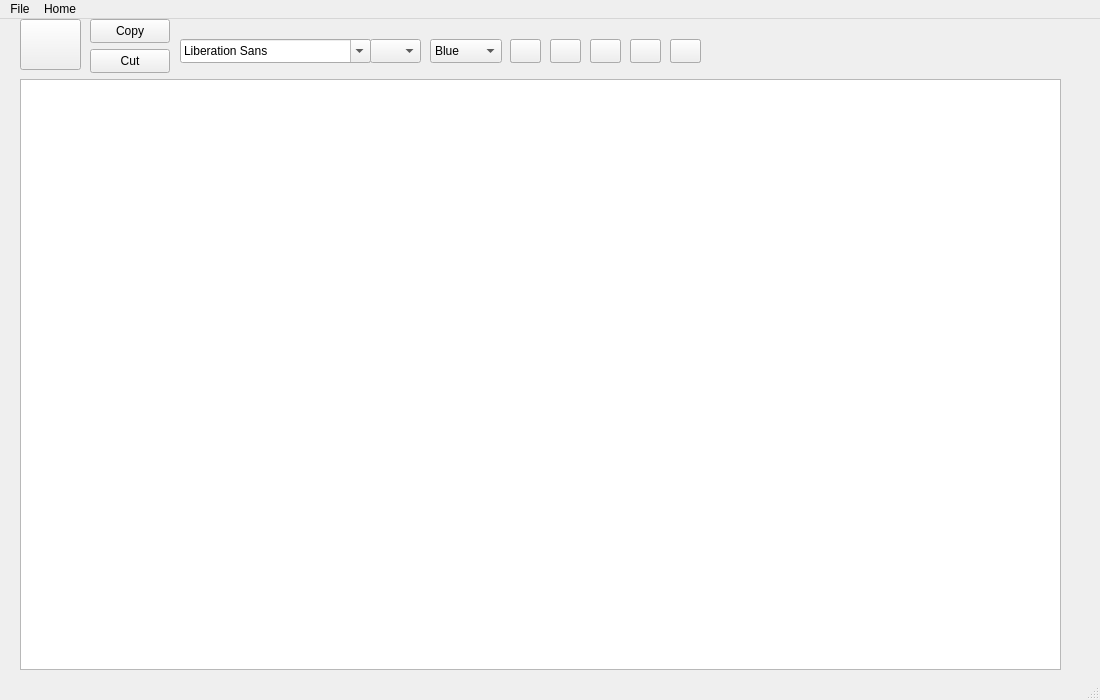
<?xml version="1.0" encoding="UTF-8"?>
<ui version="4.0">
 <class>NotePad</class>
 <widget class="QMainWindow" name="NotePad">
  <property name="geometry">
   <rect>
    <x>0</x>
    <y>0</y>
    <width>1100</width>
    <height>700</height>
   </rect>
  </property>
  <property name="windowTitle">
   <string>NotePad</string>
  </property>
  <widget class="QWidget" name="centralwidget">
   <widget class="QTextEdit" name="textEdit">
    <property name="geometry">
     <rect>
      <x>20</x>
      <y>60</y>
      <width>1041</width>
      <height>591</height>
     </rect>
    </property>
    <property name="styleSheet">
     <string notr="true">font-size: 16px;</string>
    </property>
   </widget>
   <widget class="QFontComboBox" name="fontComboBox">
    <property name="geometry">
     <rect>
      <x>180</x>
      <y>20</y>
      <width>191</width>
      <height>24</height>
     </rect>
    </property>
   </widget>
   <widget class="QComboBox" name="comboBox">
    <property name="geometry">
     <rect>
      <x>370</x>
      <y>20</y>
      <width>51</width>
      <height>24</height>
     </rect>
    </property>
   </widget>
   <widget class="QComboBox" name="color">
    <property name="geometry">
     <rect>
      <x>430</x>
      <y>20</y>
      <width>72</width>
      <height>24</height>
     </rect>
    </property>
    <property name="placeholderText">
     <string/>
    </property>
    <item>
     <property name="text">
      <string>Blue</string>
     </property>
    </item>
    <item>
     <property name="text">
      <string>Yellow</string>
     </property>
    </item>
    <item>
     <property name="text">
      <string>Green</string>
     </property>
    </item>
    <item>
     <property name="text">
      <string>Brown</string>
     </property>
    </item>
    <item>
     <property name="text">
      <string>Black</string>
     </property>
    </item>
    <item>
     <property name="text">
      <string>Red</string>
     </property>
    </item>
    <item>
     <property name="text">
      <string>Cyan</string>
     </property>
    </item>
    <item>
     <property name="text">
      <string>More</string>
     </property>
    </item>
   </widget>
   <widget class="QPushButton" name="bold_button">
    <property name="geometry">
     <rect>
      <x>510</x>
      <y>20</y>
      <width>31</width>
      <height>24</height>
     </rect>
    </property>
    <property name="text">
     <string/>
    </property>
    <property name="icon">
     <iconset resource="resources.qrc">
      <normaloff>:/imgs/imgs/bold_icon.png</normaloff>:/imgs/imgs/bold_icon.png</iconset>
    </property>
   </widget>
   <widget class="QPushButton" name="bold_button_2">
    <property name="geometry">
     <rect>
      <x>510</x>
      <y>20</y>
      <width>31</width>
      <height>24</height>
     </rect>
    </property>
    <property name="text">
     <string/>
    </property>
    <property name="icon">
     <iconset resource="resources.qrc">
      <normaloff>:/imgs/imgs/bold_icon.png</normaloff>:/imgs/imgs/bold_icon.png</iconset>
    </property>
   </widget>
   <widget class="QPushButton" name="underline_button">
    <property name="geometry">
     <rect>
      <x>550</x>
      <y>20</y>
      <width>31</width>
      <height>24</height>
     </rect>
    </property>
    <property name="text">
     <string/>
    </property>
    <property name="icon">
     <iconset resource="resources.qrc">
      <normaloff>:/imgs/imgs/underline_icon.png</normaloff>:/imgs/imgs/underline_icon.png</iconset>
    </property>
    <property name="iconSize">
     <size>
      <width>22</width>
      <height>22</height>
     </size>
    </property>
   </widget>
   <widget class="QPushButton" name="underline_button_2">
    <property name="geometry">
     <rect>
      <x>550</x>
      <y>20</y>
      <width>31</width>
      <height>24</height>
     </rect>
    </property>
    <property name="text">
     <string/>
    </property>
    <property name="icon">
     <iconset resource="resources.qrc">
      <normaloff>:/imgs/imgs/underline_icon.png</normaloff>:/imgs/imgs/underline_icon.png</iconset>
    </property>
    <property name="iconSize">
     <size>
      <width>22</width>
      <height>22</height>
     </size>
    </property>
   </widget>
   <widget class="QPushButton" name="center_button">
    <property name="geometry">
     <rect>
      <x>590</x>
      <y>20</y>
      <width>31</width>
      <height>24</height>
     </rect>
    </property>
    <property name="text">
     <string/>
    </property>
    <property name="icon">
     <iconset resource="resources.qrc">
      <normaloff>:/imgs/imgs/center_icon.png</normaloff>:/imgs/imgs/center_icon.png</iconset>
    </property>
   </widget>
   <widget class="QPushButton" name="italic_button">
    <property name="geometry">
     <rect>
      <x>630</x>
      <y>20</y>
      <width>31</width>
      <height>24</height>
     </rect>
    </property>
    <property name="text">
     <string/>
    </property>
    <property name="icon">
     <iconset resource="resources.qrc">
      <normaloff>:/imgs/imgs/italic_icon.png</normaloff>:/imgs/imgs/italic_icon.png</iconset>
    </property>
   </widget>
   <widget class="QPushButton" name="center_button_2">
    <property name="geometry">
     <rect>
      <x>590</x>
      <y>20</y>
      <width>31</width>
      <height>24</height>
     </rect>
    </property>
    <property name="text">
     <string/>
    </property>
    <property name="icon">
     <iconset resource="resources.qrc">
      <normaloff>:/imgs/imgs/center_icon.png</normaloff>:/imgs/imgs/center_icon.png</iconset>
    </property>
   </widget>
   <widget class="QPushButton" name="italic_button_2">
    <property name="geometry">
     <rect>
      <x>630</x>
      <y>20</y>
      <width>31</width>
      <height>24</height>
     </rect>
    </property>
    <property name="text">
     <string/>
    </property>
    <property name="icon">
     <iconset resource="resources.qrc">
      <normaloff>:/imgs/imgs/italic_icon.png</normaloff>:/imgs/imgs/italic_icon.png</iconset>
    </property>
   </widget>
   <widget class="QPushButton" name="linethrough">
    <property name="geometry">
     <rect>
      <x>670</x>
      <y>20</y>
      <width>31</width>
      <height>24</height>
     </rect>
    </property>
    <property name="text">
     <string/>
    </property>
    <property name="icon">
     <iconset resource="resources.qrc">
      <normaloff>:/imgs/imgs/linethrough_icon.png</normaloff>:/imgs/imgs/linethrough_icon.png</iconset>
    </property>
    <property name="iconSize">
     <size>
      <width>23</width>
      <height>23</height>
     </size>
    </property>
   </widget>
   <widget class="QPushButton" name="linethrough_2">
    <property name="geometry">
     <rect>
      <x>670</x>
      <y>20</y>
      <width>31</width>
      <height>24</height>
     </rect>
    </property>
    <property name="text">
     <string/>
    </property>
    <property name="icon">
     <iconset resource="resources.qrc">
      <normaloff>:/imgs/imgs/linethrough_icon.png</normaloff>:/imgs/imgs/linethrough_icon.png</iconset>
    </property>
    <property name="iconSize">
     <size>
      <width>23</width>
      <height>23</height>
     </size>
    </property>
   </widget>
   <widget class="QPushButton" name="paste_button">
    <property name="geometry">
     <rect>
      <x>20</x>
      <y>0</y>
      <width>61</width>
      <height>51</height>
     </rect>
    </property>
    <property name="text">
     <string/>
    </property>
    <property name="icon">
     <iconset resource="resources.qrc">
      <normaloff>:/imgs/imgs/paste_icon.png</normaloff>:/imgs/imgs/paste_icon.png</iconset>
    </property>
    <property name="iconSize">
     <size>
      <width>40</width>
      <height>40</height>
     </size>
    </property>
   </widget>
   <widget class="QPushButton" name="copy_button">
    <property name="geometry">
     <rect>
      <x>90</x>
      <y>0</y>
      <width>80</width>
      <height>24</height>
     </rect>
    </property>
    <property name="text">
     <string>Copy</string>
    </property>
    <property name="icon">
     <iconset resource="resources.qrc">
      <normaloff>:/imgs/imgs/copy_icon.png</normaloff>:/imgs/imgs/copy_icon.png</iconset>
    </property>
   </widget>
   <widget class="QPushButton" name="cut_button">
    <property name="geometry">
     <rect>
      <x>90</x>
      <y>30</y>
      <width>80</width>
      <height>24</height>
     </rect>
    </property>
    <property name="text">
     <string>Cut</string>
    </property>
    <property name="icon">
     <iconset resource="resources.qrc">
      <normaloff>:/imgs/imgs/cut_icon.png</normaloff>:/imgs/imgs/cut_icon.png</iconset>
    </property>
   </widget>
   <zorder>linethrough_2</zorder>
   <zorder>italic_button_2</zorder>
   <zorder>center_button_2</zorder>
   <zorder>underline_button_2</zorder>
   <zorder>bold_button_2</zorder>
   <zorder>italic_button</zorder>
   <zorder>center_button</zorder>
   <zorder>underline_button</zorder>
   <zorder>bold_button</zorder>
   <zorder>textEdit</zorder>
   <zorder>fontComboBox</zorder>
   <zorder>comboBox</zorder>
   <zorder>color</zorder>
   <zorder>linethrough</zorder>
   <zorder>paste_button</zorder>
   <zorder>copy_button</zorder>
   <zorder>cut_button</zorder>
  </widget>
  <widget class="QMenuBar" name="menubar">
   <property name="geometry">
    <rect>
     <x>0</x>
     <y>0</y>
     <width>1100</width>
     <height>21</height>
    </rect>
   </property>
   <widget class="QMenu" name="menuFile">
    <property name="title">
     <string>File</string>
    </property>
    <addaction name="actionSave"/>
    <addaction name="actionSave_As"/>
    <addaction name="actionExit"/>
   </widget>
   <widget class="QMenu" name="menuHome">
    <property name="title">
     <string>Home</string>
    </property>
   </widget>
   <addaction name="menuFile"/>
   <addaction name="menuHome"/>
  </widget>
  <widget class="QStatusBar" name="statusbar"/>
  <action name="actionSave">
   <property name="text">
    <string>Save</string>
   </property>
  </action>
  <action name="actionSave_As">
   <property name="text">
    <string>Save As</string>
   </property>
  </action>
  <action name="actionExit">
   <property name="text">
    <string>Exit</string>
   </property>
  </action>
 </widget>
 <resources>
  <include location="resources.qrc"/>
 </resources>
 <connections/>
</ui>
